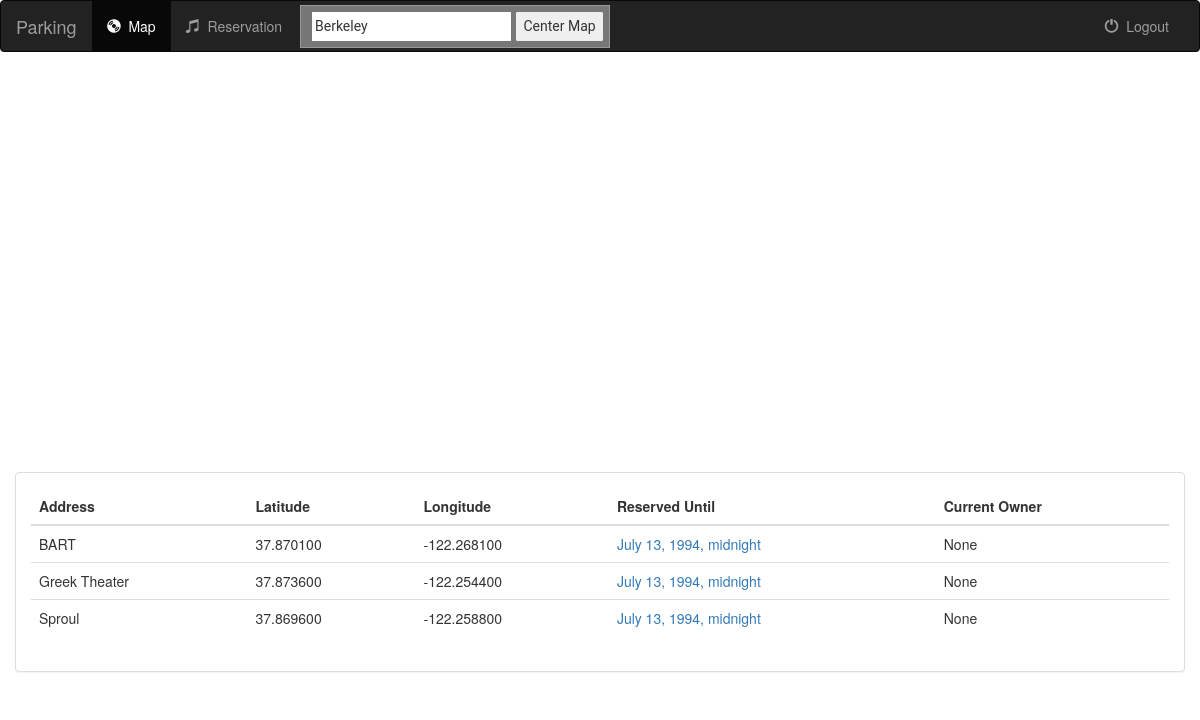
The app's page / (signed in) with its own data.
### map/models.py (models this page shows, shortened)
class ParkingSpot(models.Model):
    address = models.CharField(max_length=100, blank=True)
    lat = models.DecimalField(max_digits=9, decimal_places=6)
    lng = models.DecimalField(max_digits=9, decimal_places=6)
    is_reserved = models.BooleanField(default=False)
    reserved_until = models.DateTimeField(default=timezone.now)
    reservation_owner = models.ForeignKey('auth.User', blank=True, null=True)
    cost = models.DecimalField(max_digits=6, decimal_places=2, default=1)

### map/views.py (the view)
# urls.py: url(r'^$', views.map, name='index'),
@login_required(login_url='/login')
def map(request):
    spots = ParkingSpot.objects.all()
    return render(request, 'map.html', {'spots': spots})

### templates/map.html (shortened to what this page needs)
{% extends 'base.html' %}
{% block map_active %}active{% endblock %}
{% block body %}
<div class="container-fluid songs-container">
<div class=row style="height:400px;">
    <div id="floating-panel">
      <input id="address" type="textbox" value="Berkeley">
      <input id="submit" type="button" value="Center Map">
    </div>
    <div id="map"></div>
</div>
    <div class="row">
        <div class="col-sm-12">
            <div class="panel panel-default">
                <div class="panel-body">
                    <table class="table">
                        <thead>
                            <tr>
                                <th>Address</th>
                                <th>Latitude</th>
                                <th>Longitude</th>
                                <th>Reserved Until</th>
                                <th>Current Owner</th>
                            </tr>
                        </thead>
                        <tbody>
                            {% for spot in spots %}
                                <tr>
                                    <td>{{ spot.address }}</td>
                                    <td>{{ spot.lat }}</td>
                                    <td>{{ spot.lng }}</td>
                                    <td><a href="{{ spot.id }}">{{ spot.reserved_until }}</a></td>
                                    <td>{{ spot.reservation_owner }}</td>
                                </tr>
                            {% endfor %}
                        </tbody>
                    </table>
                </div>
            </div>
        </div>
    </div>
</div>
{% endblock %}

### templates/base.html (shortened to what this page needs)
<!DOCTYPE html>
<html lang="en">
<head>
    {% load staticfiles %}
    <link rel="stylesheet" href="https://maxcdn.bootstrapcdn.com/bootstrap/3.3.6/css/bootstrap.min.css">
</head>
<body>
<nav class="navbar navbar-inverse">
    <div class="container-fluid">
        <div class="navbar-header">
            <a class="navbar-brand" href="/">Parking</a>
        </div>
        <div class="collapse navbar-collapse" id="topNavBar">
            <ul class="nav navbar-nav">
                <li class="{% block map_active %}{% endblock %}"><a href="/"><span class="glyphicon glyphicon-cd" aria-hidden="true"></span>&nbsp; Map</a></li>
                <li class="{% block reservations %}{% endblock %}"><a href="/"><span class="glyphicon glyphicon-music" aria-hidden="true"></span>&nbsp; Reservation</a></li>
            </ul>
            <ul class="nav navbar-nav navbar-right">
                <li>
                    <a href="/logout">
                        <span class="glyphicon glyphicon-off" aria-hidden="true"></span>&nbsp; Logout
                    </a>
                </li>
            </ul>
        </div>
    </div>
</nav>
{% block body %}
{% endblock %}
</body>
</html>

### templates/base.html (style rules this page uses)
#map { height: 100%; }
#floating-panel { position: absolute; top: 5px; left: 25%; z-index: 5; background-color: #777; padding: 5px; border: 1px solid #999; text-align: center; font-family: 'Roboto','sans-serif'; line-height: 25px; padding-left: 10px; }

### records on screen
ParkingSpot: address "BART", lat "37.870100", lng "-122.268100", reserved_until "July 13, 1994, midnight", reservation_owner "None"
ParkingSpot: address "Greek Theater", lat "37.873600", lng "-122.254400", reserved_until "July 13, 1994, midnight", reservation_owner "None"
ParkingSpot: address "Sproul", lat "37.869600", lng "-122.258800", reserved_until "July 13, 1994, midnight", reservation_owner "None"
